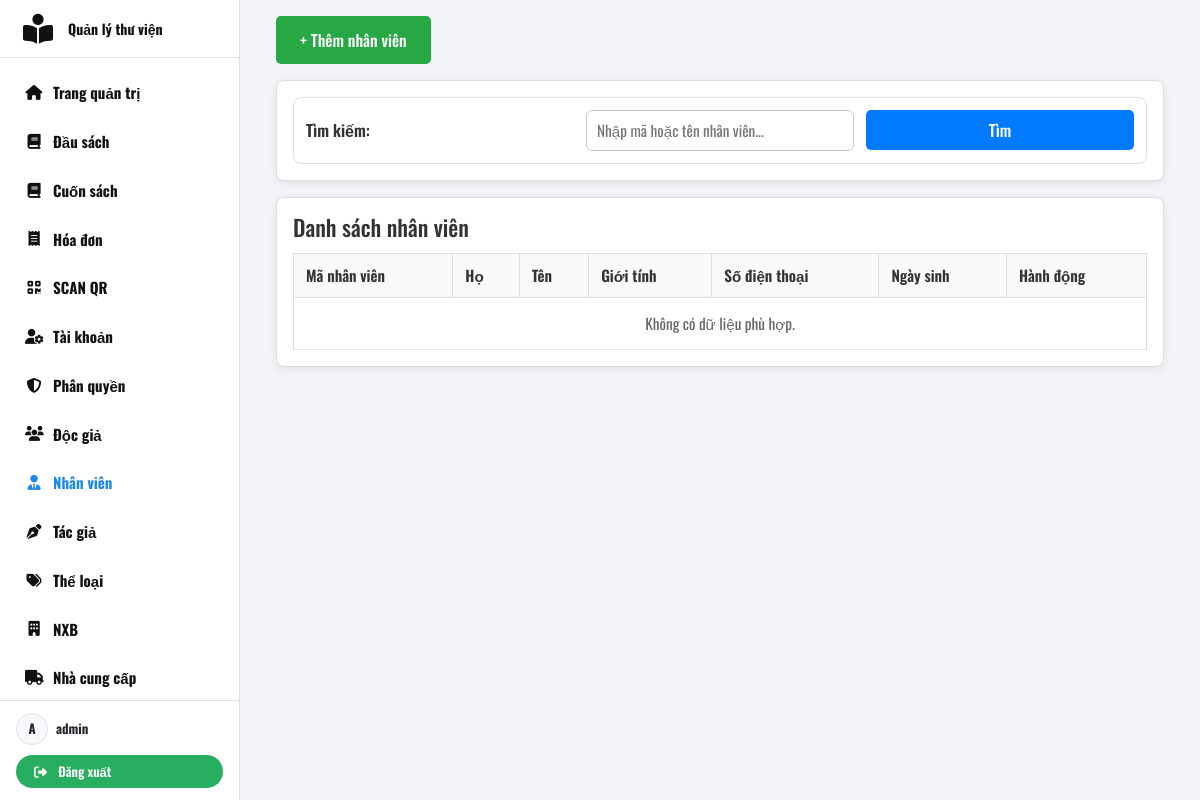
The page /admin/QuanLy/NhanVien/QL_NhanVien.php (signed in) on the database as committed earlier.
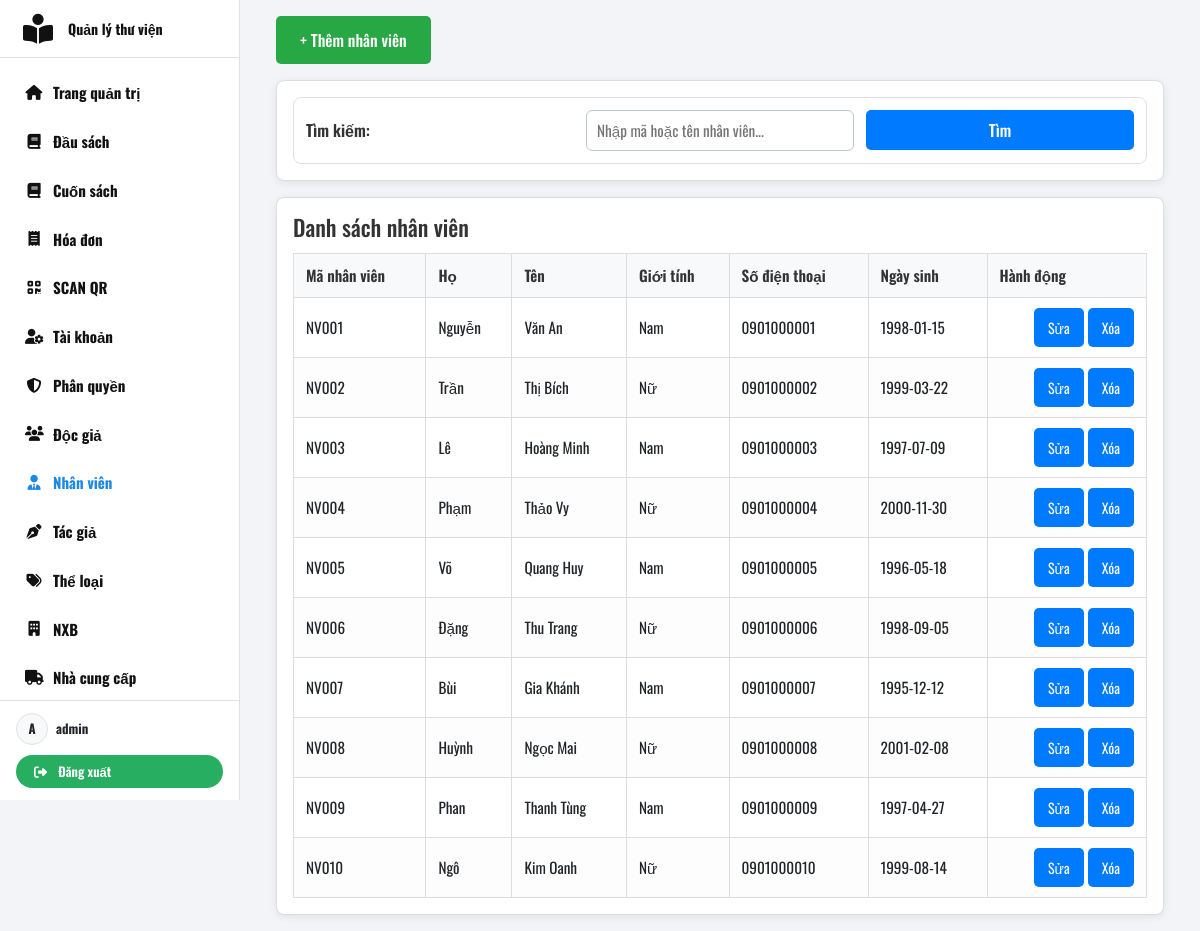
The same page on the database as committed later.
### tables this page shows
CREATE TABLE `nhanvien` (
  `manv` varchar(50) NOT NULL,
  `honv` varchar(100) DEFAULT NULL,
  `tennv` varchar(100) DEFAULT NULL,
  `gioitinh` varchar(10) DEFAULT NULL,
  `sdt` varchar(20) DEFAULT NULL,
  `ngaysinh` date DEFAULT NULL
);

### DAO/NhanVienDAO.php (called while the page is built, shortened)
<?php
  class NhanVienDAO {
    public function ToanBoDanhSach($conn) {
      $sql = "SELECT * FROM nhanvien";
      $stmt = $conn->prepare($sql);
      $stmt->execute();
      $result = $stmt->get_result();
      return $result;
    }
  }
?>

### admin/QuanLy/NhanVien/QL_NhanVien.php (the view, shortened to what this page needs)
<!DOCTYPE html>
<html lang="vi">
<head>
    <link rel="stylesheet" href="/assets/bootstrap/css/bootstrap.min.css">
  <link rel="stylesheet" href="../../style.css" />
</head>
<body>
    <?php require_once __DIR__ . '/../../layout/admin_sidebar.php'; ?>
  <?php
    require_once '../../../database/KetNoiDB.php';
    require_once '../../../DAO/NhanVienDAO.php';
    $dao = new NhanVienDAO();
    ?>
    <div class="container">
        <button class="toggle-btn" id="toggleFormBtn">+ Thêm nhân viên</button>
        <div class="panel KhungTimKiem">
            <form method="get" class="search-form">
                <label for="search">Tìm kiếm:</label>
                <input type="text" id="search" name="search" placeholder="Nhập mã hoặc tên nhân viên..." value="<?php echo isset($_GET['search']) ? htmlspecialchars($_GET['search']) : ''; ?>">
                <button type="submit" class="btn">Tìm</button>
            </form>
        </div>
        <div class="panel KhungDanhSach">
            <h2>Danh sách nhân viên</h2>
            <div class="table-responsive">
                <table id="resultTable">
                    <thead>
                        <tr>
                            <th>Mã nhân viên</th>
                            <th>Họ</th>
                            <th>Tên</th>
                            <th>Giới tính</th>
                            <th>Số điện thoại</th>
                            <th>Ngày sinh</th>
                            <th>Hành động</th>
                        </tr>
                    </thead>
                    <tbody>
                        <?php
                        if(isset($_GET['search']) && trim($_GET['search']) !== '') {
                            $result = $dao->TimKiem($conn, $_GET['search']);
                        } else {
                            $result = $dao->ToanBoDanhSach($conn);
                        }
                        $hasData = false;
                        while ($row = $result->fetch_assoc()) {
                            $hasData = true;
                            echo "<tr>";
                            echo "<td>" . htmlspecialchars($row['manv']) . "</td>";
                            echo "<td>" . htmlspecialchars($row['honv']) . "</td>";
                            echo "<td>" . htmlspecialchars($row['tennv']) . "</td>";
                            echo "<td>" . htmlspecialchars($row['gioitinh']) . "</td>";
                            echo "<td>" . htmlspecialchars($row['sdt']) . "</td>";
                            echo "<td>" . htmlspecialchars($row['ngaysinh']) . "</td>";
                            echo "<td class='text-end'>" .
                            "<a class='btn btn-sm btn-outline-primary me-1' href='Sua_NhanVien.php?manv=" . urlencode($row['manv']) . "'>Sửa</a>" .
                            "<a class='btn btn-sm btn-outline-danger' href='QL_NhanVien.php?manv=" . urlencode($row['manv']) . "&luachon=Xoa' onclick='return confirm(\"Bạn có chắc muốn xóa nhân viên này?\")'>Xóa</a>" .
                            "</td>";
                            echo "</tr>";
                        }
                        if (!$hasData) {
                            echo "<tr><td colspan='7' class='empty-state'>Không có dữ liệu phù hợp.</td></tr>";
                        }
                        ?>
                    </tbody>
                </table>
            </div>
        </div>
    </div>
</body>
</html>

Rows that differ between the two databases and show on the page:
added nhanvien: manv "NV001", honv "Nguyễn", tennv "Văn An", gioitinh "Nam", sdt "0901000001", ngaysinh "1998-01-15"
added nhanvien: manv "NV002", honv "Trần", tennv "Thị Bích", gioitinh "Nữ", sdt "0901000002", ngaysinh "1999-03-22"
added nhanvien: manv "NV003", honv "Lê", tennv "Hoàng Minh", gioitinh "Nam", sdt "0901000003", ngaysinh "1997-07-09"
added nhanvien: manv "NV004", honv "Phạm", tennv "Thảo Vy", gioitinh "Nữ", sdt "0901000004", ngaysinh "2000-11-30"
added nhanvien: manv "NV005", honv "Võ", tennv "Quang Huy", gioitinh "Nam", sdt "0901000005", ngaysinh "1996-05-18"
added nhanvien: manv "NV006", honv "Đặng", tennv "Thu Trang", gioitinh "Nữ", sdt "0901000006", ngaysinh "1998-09-05"
added nhanvien: manv "NV007", honv "Bùi", tennv "Gia Khánh", gioitinh "Nam", sdt "0901000007", ngaysinh "1995-12-12"
added nhanvien: manv "NV008", honv "Huỳnh", tennv "Ngọc Mai", gioitinh "Nữ", sdt "0901000008", ngaysinh "2001-02-08"
added nhanvien: manv "NV009", honv "Phan", tennv "Thanh Tùng", gioitinh "Nam", sdt "0901000009", ngaysinh "1997-04-27"
added nhanvien: manv "NV010", honv "Ngô", tennv "Kim Oanh", gioitinh "Nữ", sdt "0901000010", ngaysinh "1999-08-14"
Other text that changed with them:
text no longer shown: "Không có dữ liệu phù hợp."
